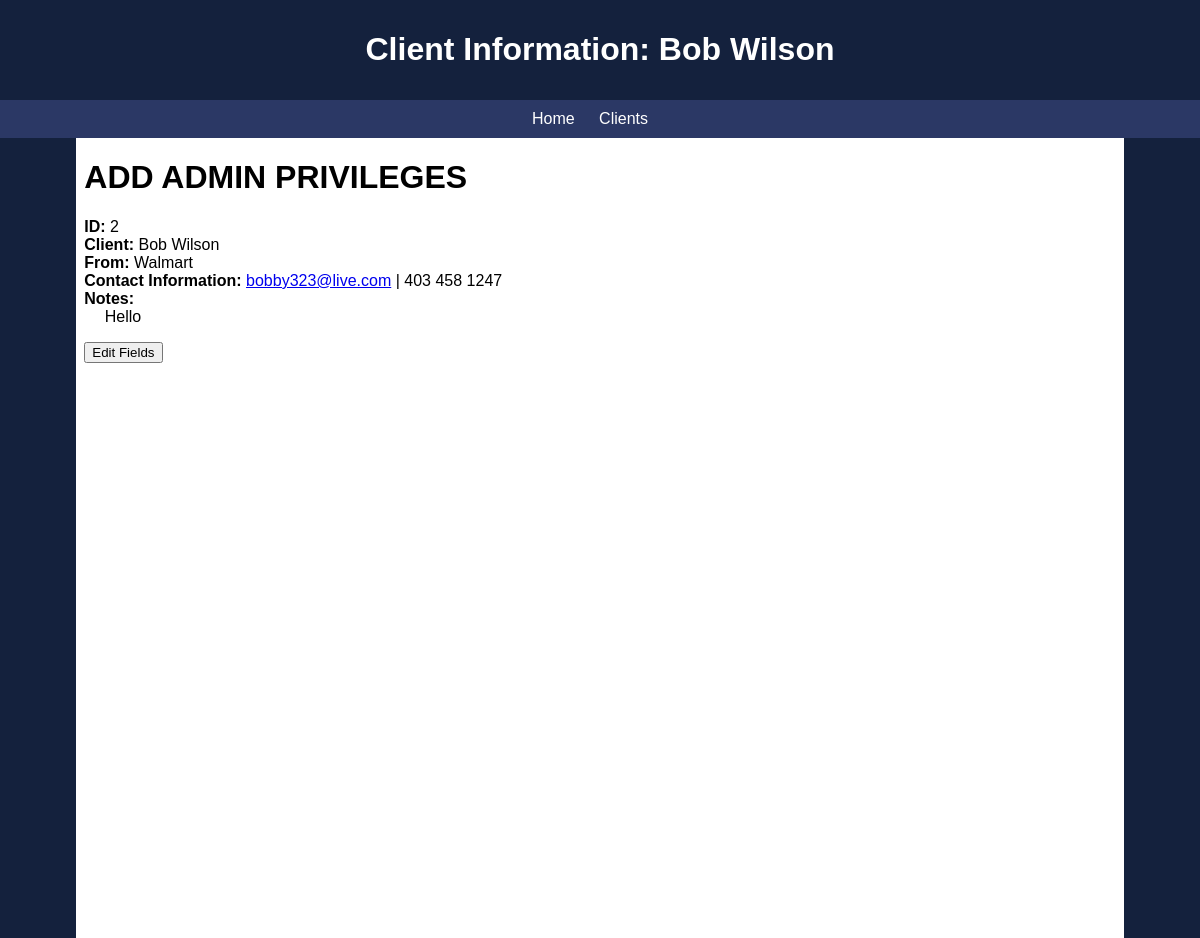
Page /2/ on the committed database.
### AppCRM/models.py (models this page shows)
class Clients(models.Model):
    first_name = models.CharField(max_length=200)
    last_name = models.CharField(max_length=200)
    email = models.EmailField(max_length=250)
    phone = models.CharField(max_length=200)
    company = models.CharField(max_length=300)
    notes = models.CharField(max_length=750, default="<No Available Notes>")

### AppCRM/views.py (the view)
# urls.py: path("<int:client>/",views.client_info,name="Info"),
def client_info(request, client):
    return render(request, "clientinfo.html", {"client": Clients.objects.get(id=client)})

### AppCRM/templates/clientinfo.html (shortened to what this page needs)
{% extends "base.html" %}
{% load static %}
{% block header_title %}Client Information: {{ client.first_name }} {{ client.last_name }}{% endblock %}
{% block content %}
    <h1>ADD ADMIN PRIVILEGES</h1>
    <p>
        <strong>ID: </strong> <span id="clientID">{{ client.id }}</span> <br>
        <strong>Client: </strong> <span id="clientFirstName" contenteditable="false">{{ client.first_name }}</span>
                                  <span id="clientLastName" contenteditable="false">{{ client.last_name }}</span>
        <br><strong>From: </strong><span id="companyField" contenteditable="false">{{ client.company }}</span> <br>
        <strong>Contact Information: </strong>
        <span id="emailField" contenteditable="false"><a href="mailto:{{ client.email }}">{{ client.email }}</a></span> |
        <span id="phoneField" contenteditable="false">{{ client.phone }}</span> <br>
        <strong>Notes: </strong> <br> &emsp; <span id="notesField" contenteditable="false">{{ client.notes }}</span>
    </p>
    <button>Edit Fields</button>
{% endblock %}

### static/css/basestyles.css (style rules this page uses)
html, body { height: 100%; margin: 0; }
body { font-family: Arial, sans-serif; margin: 0; padding: 0; }

### rows in the picture
Clients: first_name "Bob", last_name "Wilson", id "2", company "Walmart", email "bobby323@live.com", phone "403 458 1247", notes "Hello"
